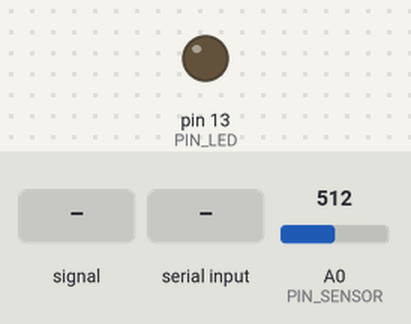
Bench run of a sketch on a simulated Arduino Uno, built with avr-gcc and run on an emulated ATmega328P. Parts: output pins drawn as LEDs (lit = HIGH). Dashed ring = blinking. The inputs (shaded band) are chosen by the test bench; at power-on: A0 (PIN_SENSOR) = 512. EEPROM starts erased; what the sketch prints to the serial monitor is not drawn.

Above: at 1.2 s.
1.3 s: A0 (PIN_SENSOR) fed a 2 Hz sine of ±306 counts around its level
At 4.2 s:
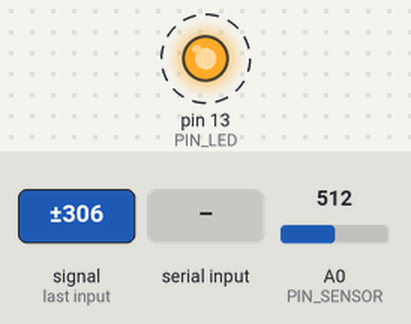
4.3 s: "P" received over Serial
7.3 s: A0 (PIN_SENSOR) set to 306
At 7.3 s:
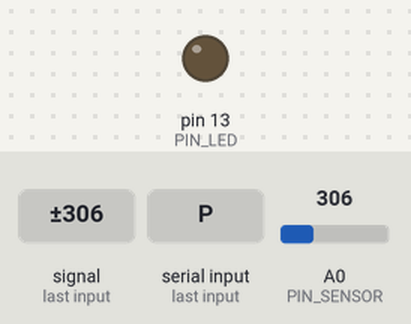
Timing chart, 0 to 10.3 s (numbered marks = the images above; inputs shaded):
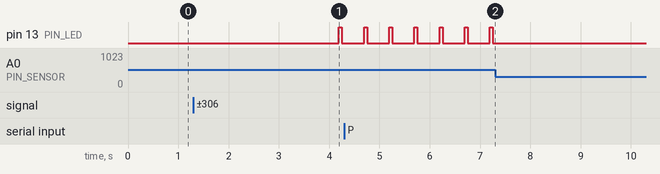

The sketch:

pulse_sensor.ino
```cpp
// Pulse Studio firmware for Arduino Uno + XD-58C pulse sensor.
//
// Wiring: S -> A0, + -> 5V, - -> GND.
//
// Samples A0 at a fixed 500 Hz (timed with micros(), no delay() in the loop)
// and streams text over serial at 115200 baud. Two formats:
//
// Compact format, for the desktop app (the default):
//   <t_us>,<adc16>          one sample
//   <t_us>,<adc16>,1        same, and a beat was confirmed around here
//   # ...                   comment line (banner, stats), ignored by the app
// t_us is the scheduled sample time in microseconds since the stream started
// (it wraps after about 71 minutes, the host handles that). adc16 is the sum
// of 16 consecutive ADC readings (0-16368): oversampling gives about two extra
// bits, which matters because the pulse is only a few ADC counts wide on this
// sensor. Divide by 16 to get counts.
//
// Serial Plotter format, for the Arduino IDE (send P once, see below):
//   Pulse:<filtered signal x40>,Peak:<marker>,BPM:<beats per minute>
// Pulse is the pulse wave after the same 0.6-3.5 Hz band-pass filter the app
// uses, shown 120 ms late so that each detected peak can be marked exactly on
// top of it. Peak is a spike at every confirmed peak. BPM is the moving
// average of the last 6 intervals, and 0 while the beats are not steady.
//
// The LED on pin 13 blinks on every confirmed beat, so the sensor can be
// checked without a computer. Everything else (quality, HRV, display) is done
// by the desktop app.
//
// Serial commands (one character):
//   C  compact format for the desktop app (the default)
//   P  Serial Plotter format. The choice is stored in EEPROM, so it survives
//      the reset that opening the port causes. Send P once from the Serial
//      Monitor (or press "Plotter mode" in the app), close it, then open the
//      Serial Plotter. The desktop app sends C by itself when it connects.
//   V  print the banner again
//
// Close the Serial Monitor/Plotter before opening the desktop app: the COM
// port can only have one owner.

#include <EEPROM.h>

#define FW_VERSION "1.3.0"

const uint8_t PIN_SENSOR = A0;
const uint8_t PIN_LED = 13;

const unsigned long BAUD = 115200;
const uint32_t SAMPLE_PERIOD_US = 2000;  // 500 Hz
const uint32_t RESYNC_AFTER_US = 10000;  // give up catching up after 5 periods
const uint32_t STATS_EVERY_MS = 10000;
const uint8_t OVERSAMPLE = 16;
const uint8_t PLOT_EVERY = 5;  // Serial Plotter prints at 100 Hz

const int EEPROM_MODE_ADDR = 0;
const uint8_t MODE_PLOTTER = 'P';

// Band-pass 0.6-3.5 Hz, order 2, as two biquads (b0 b1 b2 a1 a2). Same design
// as the desktop app: Butterworth, 500 Hz.
const float SOS[2][5] = {
  {3.236388363e-04f, 6.472776726e-04f, 3.236388363e-04f, -1.957025839e+00f, 9.585247301e-01f},
  {1.000000000e+00f, -2.000000000e+00f, 1.000000000e+00f, -1.990792947e+00f, 9.908644611e-01f},
};
float z1[2], z2[2];

// Peak detection: a sample is a peak when it is the largest of the 120 ms
// before and after it. The filtered signal is kept in a ring of 121 values
// (counts x256) and the middle one is judged.
const uint8_t HALF = 60;
const uint8_t WIN = 2 * HALF + 1;
int16_t ring[WIN];
uint8_t ringHead = 0;  // next slot to write, also the oldest value
uint32_t sampleCount = 0;

const float MIN_PEAK = 0.6f;       // counts
const float REL_THRESHOLD = 0.4f;  // of the recent signal level
const uint16_t WARMUP_SAMPLES = 1500;  // 3 s
const uint16_t MIN_INTERVAL = 150;     // 300 ms, in samples
const uint16_t MAX_INTERVAL = 1000;    // 2 s
const uint8_t LED_ON_MS = 60;

float level = 0.0f;  // decaying maximum of the filtered signal
float baseline = 0.0f;
uint32_t lastPeakN = 0;
bool havePeak = false;
uint16_t prevDt = 0;
uint16_t ibis[6];
uint8_t ibiCount = 0, ibiNext = 0;
uint8_t outliers = 0;
uint32_t lastValidMs = 0;
int bpm = 0;

uint32_t startUs, nextUs, lastStatsMs, ledOffMs;
uint32_t drops = 0, resyncs = 0;
bool plotterMode = false;
bool markerPending = false;
float markerValue = 0.0f;
uint8_t plotCounter = 0;

void printBanner() {
  Serial.print(F("# pulse_sensor fw="));
  Serial.print(F(FW_VERSION));
  Serial.println(F(" fs=500 baud=115200 format=t_us,adc16[,beat] oversample=16"));
}

int32_t readOversampled() {
  int32_t sum = 0;
  for (uint8_t i = 0; i < OVERSAMPLE; i++) sum += analogRead(PIN_SENSOR);
  return sum;
}

float bandpass(float x) {
  for (uint8_t s = 0; s < 2; s++) {
    float y = SOS[s][0] * x + z1[s];
    z1[s] = SOS[s][1] * x - SOS[s][3] * y + z2[s];
    z2[s] = SOS[s][2] * x - SOS[s][4] * y;
    x = y;
  }
  return x;
}

void resetIntervals() {
  ibiCount = 0;
  ibiNext = 0;
  outliers = 0;
  prevDt = 0;
}

void pushInterval(uint16_t dt) {
  ibis[ibiNext] = dt;
  ibiNext = (ibiNext + 1) % 6;
  if (ibiCount < 6) ibiCount++;
}

float meanInterval() {
  float sum = 0;
  for (uint8_t i = 0; i < ibiCount; i++) sum += ibis[i];
  return ibiCount ? sum / ibiCount : 0;
}

// A peak was confirmed at sample number n. Decide whether it is a beat and
// whether its interval can be trusted. Returns true for a trusted beat.
bool registerPeak(uint32_t n, uint32_t nowMs) {
  if (!havePeak) {
    havePeak = true;
    lastPeakN = n;
    return false;
  }
  uint16_t dt = n - lastPeakN;
  uint16_t minDt = MIN_INTERVAL;
  if (ibiCount >= 3 && meanInterval() / 2 > minDt) minDt = meanInterval() / 2;
  if (dt < minDt) return false;  // too soon: a notch or noise, not a beat
  lastPeakN = n;
  if (dt > MAX_INTERVAL) {
    resetIntervals();
    return false;
  }

  bool valid;
  if (ibiCount < 3) {
    // No history yet: trust an interval only if it agrees with the one before.
    valid = prevDt != 0 && abs((int)dt - (int)prevDt) <= 0.3f * prevDt;
    prevDt = dt;
    if (valid) pushInterval(dt);
  } else {
    float ref = meanInterval();
    valid = fabs(dt - ref) <= 0.3f * ref;
    if (valid) {
      outliers = 0;
      pushInterval(dt);
    } else if (++outliers >= 3) {
      resetIntervals();  // the rhythm really changed
      pushInterval(dt);
      valid = true;
    }
  }
  if (valid) lastValidMs = nowMs;
  return valid;
}

void updateBpm(uint32_t nowMs) {
  bpm = 0;
  if (ibiCount < 3 || nowMs - lastValidMs > 3000) return;
  float mean = meanInterval();
  float var = 0;
  for (uint8_t i = 0; i < ibiCount; i++) var += (ibis[i] - mean) * (ibis[i] - mean);
  if (sqrt(var / ibiCount) / mean > 0.20f) return;  // intervals scattered: show nothing
  bpm = (int)(60000.0f / (mean * 2.0f) + 0.5f);     // an interval sample is 2 ms
}

// Feeds one filtered sample (in counts). Returns the filtered value that sits
// in the middle of the window (what the Serial Plotter shows) and tells through
// `beat` whether that sample is a trusted beat.
float processSample(float y, uint32_t nowMs, bool &beat, bool &peak) {
  beat = false;
  peak = false;
  if (y > level) level = y; else level *= 0.9996f;  // about 5 s memory

  int32_t q = (int32_t)(y * 256.0f);
  if (q > 32000) q = 32000;
  if (q < -32000) q = -32000;
  ring[ringHead] = (int16_t)q;
  ringHead = (ringHead + 1) % WIN;
  sampleCount++;
  if (sampleCount < WIN) return 0.0f;

  // The oldest value is at ringHead; the middle one is HALF steps later.
  uint8_t mid = (ringHead + HALF) % WIN;
  int16_t centre = ring[mid];
  bool isMax = true;
  uint8_t idx = ringHead;
  for (uint8_t i = 0; i < WIN && isMax; i++) {
    if (i != HALF) {
      int16_t v = ring[idx];
      if (i < HALF ? (v >= centre) : (v > centre)) isMax = false;
    }
    idx++;
    if (idx == WIN) idx = 0;
  }
  float height = centre / 256.0f;
  float threshold = REL_THRESHOLD * level;
  if (threshold < MIN_PEAK) threshold = MIN_PEAK;
  if (isMax && height >= threshold && sampleCount > WARMUP_SAMPLES) {
    uint32_t n = sampleCount - HALF;
    peak = true;
    beat = registerPeak(n, nowMs);
  }
  return height;
}

void setup() {
  pinMode(PIN_LED, OUTPUT);
  digitalWrite(PIN_LED, LOW);
  Serial.begin(BAUD);
  plotterMode = (EEPROM.read(EEPROM_MODE_ADDR) == MODE_PLOTTER);

  // ADC clock 250 kHz (prescaler 64): 16 readings take about 0.8 ms.
  ADCSRA = (ADCSRA & ~0x07) | 0x06;

  // The first readings after a reset can be far off. Let the input settle and
  // take the starting level from a real average.
  delay(50);
  for (uint8_t i = 0; i < 8; i++) analogRead(PIN_SENSOR);
  int32_t acc = 0;
  for (uint8_t i = 0; i < 32; i++) acc += readOversampled();
  baseline = acc / 32.0f / 16.0f;

  if (!plotterMode) printBanner();
  lastStatsMs = millis();
  startUs = micros();
  nextUs = startUs;
}

void loop() {
  uint32_t nowUs = micros();
  if ((int32_t)(nowUs - nextUs) >= 0) {
    uint32_t stampUs = nextUs - startUs;
    if (nowUs - nextUs > RESYNC_AFTER_US) {
      nextUs = nowUs + SAMPLE_PERIOD_US;
      resyncs++;
    } else {
      nextUs += SAMPLE_PERIOD_US;
    }

    int32_t raw16 = readOversampled();
    uint32_t nowMs = millis();
    bool beat, peak;
    float shown = processSample(bandpass(raw16 / 16.0f - baseline), nowMs, beat, peak);
    updateBpm(nowMs);

    if (beat) {
      digitalWrite(PIN_LED, HIGH);
      ledOffMs = nowMs + LED_ON_MS;
    }
    if (peak) {
      markerPending = true;
      markerValue = shown;
    }

    if (plotterMode) {
      // Print at 100 Hz. A marker waits for the next printed line.
      if (++plotCounter >= PLOT_EVERY) {
        plotCounter = 0;
        if (Serial.availableForWrite() >= 40) {
          Serial.print(F("Pulse:"));
          Serial.print(shown * 40.0f, 1);
          Serial.print(F(",Peak:"));
          Serial.print(markerPending ? markerValue * 40.0f : 0.0f, 1);
          Serial.print(F(",BPM:"));
          Serial.println(bpm);
          markerPending = false;
        } else {
          drops++;
        }
      }
    } else {
      // Never block on a full serial buffer: drop the line and count it. The
      // gap is visible in the timestamps.
      if (Serial.availableForWrite() >= 26) {
        Serial.print(stampUs);
        Serial.print(',');
        Serial.print(raw16);
        if (beat) Serial.print(F(",1"));
        Serial.println();
      } else {
        drops++;
      }
      markerPending = false;
    }
  }

  uint32_t nowMs = millis();
  if (ledOffMs != 0 && (int32_t)(nowMs - ledOffMs) >= 0) {
    digitalWrite(PIN_LED, LOW);
    ledOffMs = 0;
  }

  if (nowMs - lastStatsMs >= STATS_EVERY_MS) {
    lastStatsMs = nowMs;
    if (!plotterMode && Serial.availableForWrite() >= 40) {
      Serial.print(F("# stats drops="));
      Serial.print(drops);
      Serial.print(F(" resyncs="));
      Serial.println(resyncs);
    }
  }

  if (Serial.available() > 0) {
    char c = Serial.read();
    if (c == 'V' || c == 'v') printBanner();
    if (c == 'P' || c == 'p') {
      EEPROM.update(EEPROM_MODE_ADDR, MODE_PLOTTER);
      plotterMode = true;
    }
    if (c == 'C' || c == 'c') {
      EEPROM.update(EEPROM_MODE_ADDR, 'C');
      plotterMode = false;
      printBanner();
    }
  }
}
```

Measured:
- after the input at 1.3 s, pin 13 (PIN_LED): LOW → HIGH after 2.9 s, → LOW 0.06 s later
- after the input at 7.3 s, pin 13 (PIN_LED): stops changing and stays LOW
